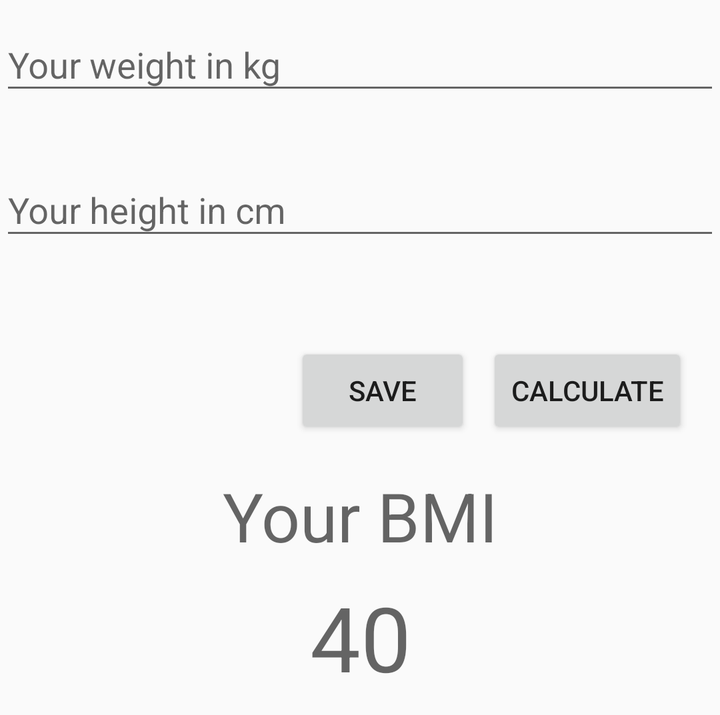
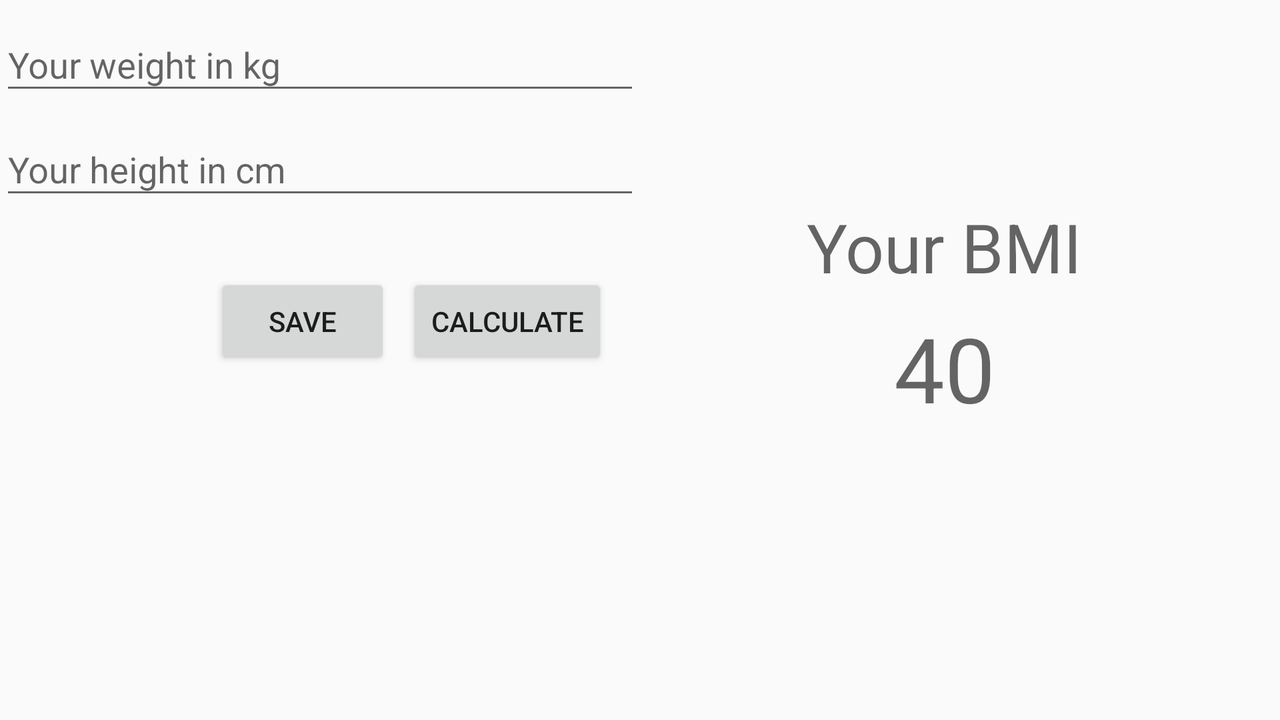

Two renders of one Android screen. The first uses the default layout on a phone; the second uses the alternative layout the repository ships for a different screen configuration, on a matching device. The two XML files are below.
<!-- AndroidManifest.xml: application theme AppTheme -->
<!-- res/layout/activity_main.xml -->
<?xml version="1.0" encoding="utf-8"?>
<ScrollView xmlns:android="http://schemas.android.com/apk/res/android"
    xmlns:app="http://schemas.android.com/apk/res-auto"
    xmlns:tools="http://schemas.android.com/tools"
    android:layout_width="match_parent"
    android:layout_height="wrap_content"
    android:fillViewport="false"
    android:scrollbarStyle="insideOverlay">


    <android.support.constraint.ConstraintLayout


        android:id="@+id/activity_main"
        android:layout_width="match_parent"
        android:layout_height="wrap_content"
        tools:context="com.liebert.bmiCalc.MainActivity">

        <android.support.design.widget.TextInputLayout
            android:id="@+id/mass_til"
            android:layout_width="0dp"
            android:layout_height="wrap_content"
            android:layout_marginEnd="@dimen/activity_horizontal_margin"
            android:layout_marginLeft="@dimen/activity_horizontal_margin"
            android:layout_marginRight="@dimen/activity_horizontal_margin"
            android:layout_marginStart="@dimen/activity_horizontal_margin"
            android:layout_marginTop="@dimen/activity_vertical_margin"
            app:errorEnabled="true"
            app:layout_constraintLeft_toLeftOf="parent"
            app:layout_constraintRight_toRightOf="parent"
            app:layout_constraintTop_toTopOf="parent">

            <android.support.design.widget.TextInputEditText
                android:id="@+id/mass_tiet"
                android:layout_width="match_parent"
                android:layout_height="wrap_content"
                android:hint="@string/mass_hint_kg"
                android:inputType="numberDecimal" />

        </android.support.design.widget.TextInputLayout>

        <android.support.design.widget.TextInputLayout
            android:id="@+id/height_til"
            android:layout_width="0dp"
            android:layout_height="wrap_content"
            android:layout_marginEnd="@dimen/activity_horizontal_margin"
            android:layout_marginLeft="@dimen/activity_horizontal_margin"
            android:layout_marginRight="@dimen/activity_horizontal_margin"
            android:layout_marginStart="@dimen/activity_horizontal_margin"
            android:layout_marginTop="0dp"
            app:errorEnabled="true"
            app:layout_constraintLeft_toLeftOf="parent"
            app:layout_constraintRight_toRightOf="parent"
            app:layout_constraintTop_toBottomOf="@+id/mass_til">

            <android.support.design.widget.TextInputEditText
                android:id="@+id/height_tiet"
                android:layout_width="match_parent"
                android:layout_height="wrap_content"
                android:hint="@string/height_hint_m"
                android:inputType="numberDecimal" />

        </android.support.design.widget.TextInputLayout>

        <Button
            android:id="@+id/calcuate_bmi_btn"
            android:layout_width="wrap_content"
            android:layout_height="wrap_content"
            android:layout_marginEnd="16dp"
            android:layout_marginTop="26dp"
            android:text="@string/calculate_bmi_btn"
            app:layout_constraintRight_toRightOf="parent"
            app:layout_constraintTop_toBottomOf="@+id/height_til"
            android:layout_marginRight="16dp" />

        <TextView
            android:id="@+id/your_bmi_label_tv"
            android:layout_width="wrap_content"
            android:layout_height="wrap_content"
            android:layout_marginEnd="16dp"
            android:layout_marginStart="16dp"
            android:layout_marginTop="16dp"
            android:text="@string/your_bmi"
            android:textAppearance="@style/TextAppearance.AppCompat.Display1"
            app:layout_constraintLeft_toLeftOf="parent"
            app:layout_constraintRight_toRightOf="parent"
            app:layout_constraintTop_toBottomOf="@+id/calcuate_bmi_btn" />

        <TextView
            android:id="@+id/bmi_tv"
            android:layout_width="wrap_content"
            android:layout_height="53dp"
            android:layout_marginBottom="16dp"
            android:layout_marginTop="8dp"
            android:textAppearance="@style/TextAppearance.AppCompat.Display2"
            app:layout_constraintLeft_toLeftOf="@+id/your_bmi_label_tv"
            app:layout_constraintRight_toRightOf="@+id/your_bmi_label_tv"
            app:layout_constraintTop_toBottomOf="@+id/your_bmi_label_tv"
            app:layout_goneMarginBottom="64dp"
            tools:text="40"
            app:layout_constraintBottom_toBottomOf="parent" />

        <Button
            android:id="@+id/save_args_btn"
            android:layout_width="wrap_content"
            android:layout_height="wrap_content"
            android:text="@string/save_mass_height_btn"
            app:layout_constraintTop_toTopOf="@+id/calcuate_bmi_btn"
            android:layout_marginTop="0dp"
            app:layout_constraintRight_toLeftOf="@+id/calcuate_bmi_btn"
            android:layout_marginRight="8dp" />
    </android.support.constraint.ConstraintLayout>

</ScrollView>
<!-- resources referenced by this layout -->
<resources>
  <string name="calculate_bmi_btn">Calculate</string>
  <string name="height_hint_m">Your height in cm</string>
  <string name="mass_hint_kg">Your weight in kg</string>
  <string name="save_mass_height_btn">Save</string>
  <string name="your_bmi">Your BMI</string>
  <style name="AppTheme" parent="Theme.AppCompat.Light.DarkActionBar">
          
          <item name="colorPrimary">@color/colorPrimary</item>
          <item name="colorPrimaryDark">@color/colorPrimaryDark</item>
          <item name="colorAccent">@color/colorAccent</item>
  
          <item name="preferenceTheme">@style/PreferenceThemeOverlay</item>
      </style>
</resources>
<!-- res/layout-land/activity_main.xml (the repository's variant of the layout above) -->
<!-- drawn on the phone turned sideways -->
<?xml version="1.0" encoding="utf-8"?>
<android.support.constraint.ConstraintLayout
    xmlns:android="http://schemas.android.com/apk/res/android"
    xmlns:app="http://schemas.android.com/apk/res-auto"
    xmlns:tools="http://schemas.android.com/tools"

    android:id="@+id/activity_main"
    android:layout_width="match_parent"
    android:layout_height="match_parent"
    tools:context="com.liebert.bmiCalc.MainActivity"
    >

    <android.support.constraint.Guideline
        android:layout_width="wrap_content"
        android:layout_height="287dp"
        android:orientation="vertical"
        android:id="@+id/half_guideline"
        app:layout_constraintGuide_percent="0.5"
        tools:layout_editor_absoluteX="296dp"
        tools:layout_editor_absoluteY="0dp" />

    <android.support.design.widget.TextInputLayout
        android:id="@+id/mass_til"
        android:layout_width="0dp"
        android:layout_height="wrap_content"
        app:layout_constraintTop_toTopOf="parent"
        app:layout_constraintLeft_toLeftOf="parent"
        android:layout_marginTop="@dimen/activity_vertical_margin"
        android:layout_marginLeft="@dimen/activity_horizontal_margin"
        android:layout_marginRight="@dimen/activity_horizontal_margin"
        android:layout_marginStart="@dimen/activity_horizontal_margin"
        android:layout_marginEnd="@dimen/activity_horizontal_margin"
        app:layout_constraintRight_toLeftOf="@+id/half_guideline">

        <android.support.design.widget.TextInputEditText
            android:layout_width="match_parent"
            android:layout_height="wrap_content"
            android:inputType="numberDecimal"
            android:id="@+id/mass_tiet"
            android:hint="@string/mass_hint_kg"/>

    </android.support.design.widget.TextInputLayout>

    <android.support.design.widget.TextInputLayout
        android:id="@+id/height_til"
        android:layout_width="0dp"
        android:layout_height="wrap_content"
        app:layout_constraintTop_toBottomOf="@+id/mass_til"
        app:layout_constraintLeft_toLeftOf="parent"
        android:layout_marginTop="@dimen/activity_vertical_margin"
        android:layout_marginLeft="@dimen/activity_horizontal_margin"
        android:layout_marginRight="@dimen/activity_horizontal_margin"
        android:layout_marginStart="@dimen/activity_horizontal_margin"
        android:layout_marginEnd="@dimen/activity_horizontal_margin"
        app:layout_constraintRight_toLeftOf="@+id/half_guideline"
        app:layout_constraintHorizontal_bias="0.52">

        <android.support.design.widget.TextInputEditText
            android:layout_height="wrap_content"
            android:inputType="numberDecimal"
            android:id="@+id/height_tiet"
            android:hint="@string/height_hint_m"
            android:layout_width="match_parent" />

    </android.support.design.widget.TextInputLayout>

    <Button
        android:text="@string/calculate_bmi_btn"
        android:layout_width="wrap_content"
        android:layout_height="wrap_content"
        android:id="@+id/calcuate_bmi_btn"
        app:layout_constraintTop_toBottomOf="@+id/height_til"
        android:layout_marginEnd="16dp"
        android:layout_marginTop="32dp"
        app:layout_constraintRight_toLeftOf="@+id/half_guideline" />

    <Button
        android:id="@+id/save_args_btn"
        android:layout_width="wrap_content"
        android:layout_height="wrap_content"
        android:text="@string/save_mass_height_btn"
        app:layout_constraintTop_toTopOf="@+id/calcuate_bmi_btn"
        android:layout_marginTop="0dp"
        app:layout_constraintRight_toLeftOf="@+id/calcuate_bmi_btn"
        android:layout_marginEnd="8dp"
        android:layout_marginRight="8dp" />

    <TextView
        android:text="@string/your_bmi"
        android:layout_width="wrap_content"
        android:layout_height="wrap_content"
        android:id="@+id/your_bmi_label_tv"
        android:textAppearance="@style/TextAppearance.AppCompat.Display1"
        android:layout_marginTop="16dp"
        android:layout_marginEnd="16dp"
        app:layout_constraintRight_toRightOf="parent"
        app:layout_constraintLeft_toLeftOf="@+id/half_guideline"
        app:layout_constraintTop_toTopOf="parent"
        app:layout_constraintBottom_toBottomOf="parent"
        android:layout_marginBottom="16dp"
        app:layout_constraintVertical_bias="0.3" />

    <TextView
        tools:text="40"
        android:layout_width="wrap_content"
        android:layout_height="53dp"
        android:id="@+id/bmi_tv"
        android:textAppearance="@style/TextAppearance.AppCompat.Display2"
        android:layout_marginTop="8dp"
        app:layout_constraintTop_toBottomOf="@+id/your_bmi_label_tv"
        app:layout_constraintLeft_toLeftOf="@+id/your_bmi_label_tv"
        app:layout_constraintRight_toRightOf="@+id/your_bmi_label_tv" />

</android.support.constraint.ConstraintLayout>
